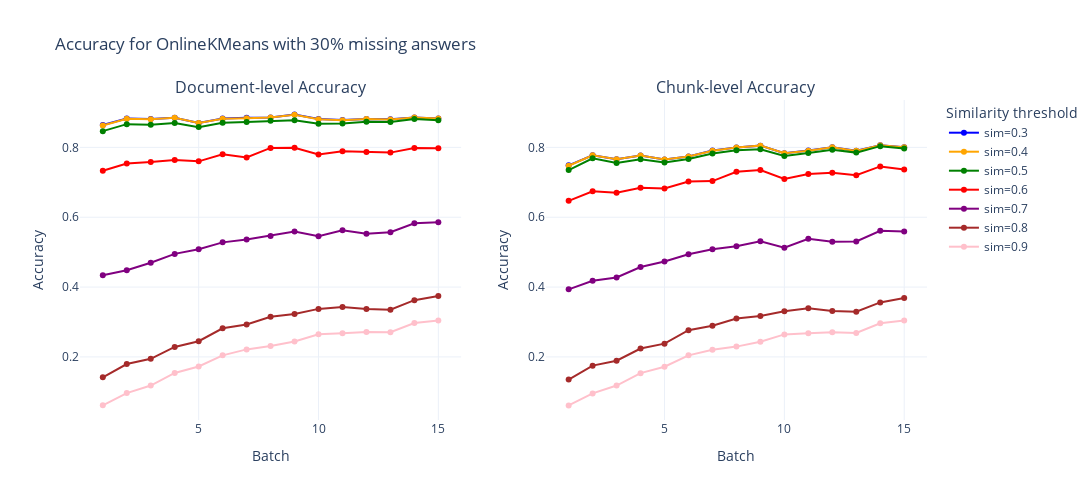
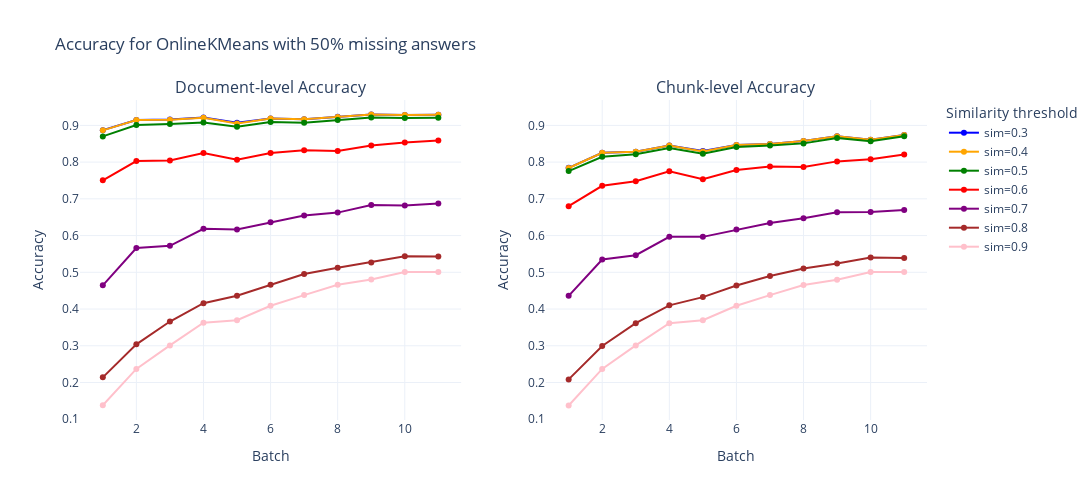
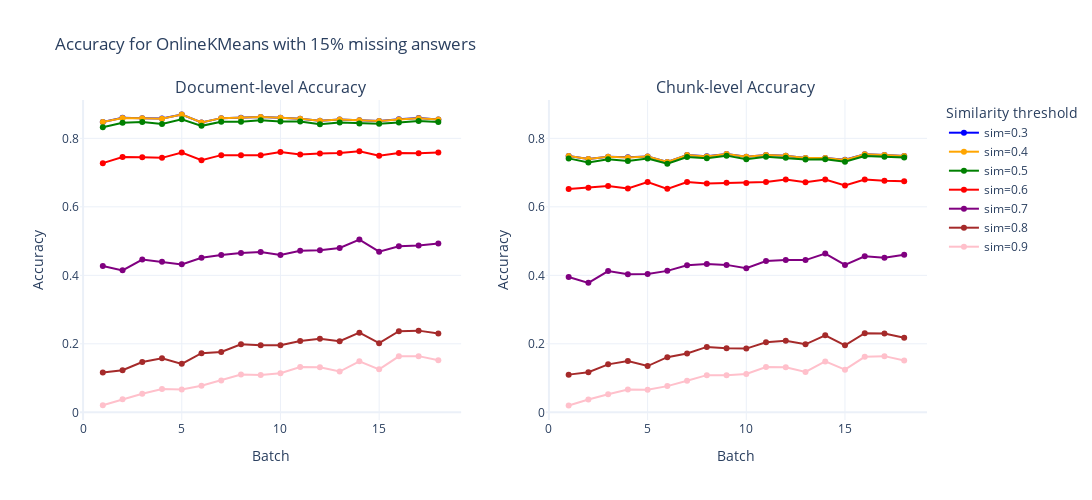
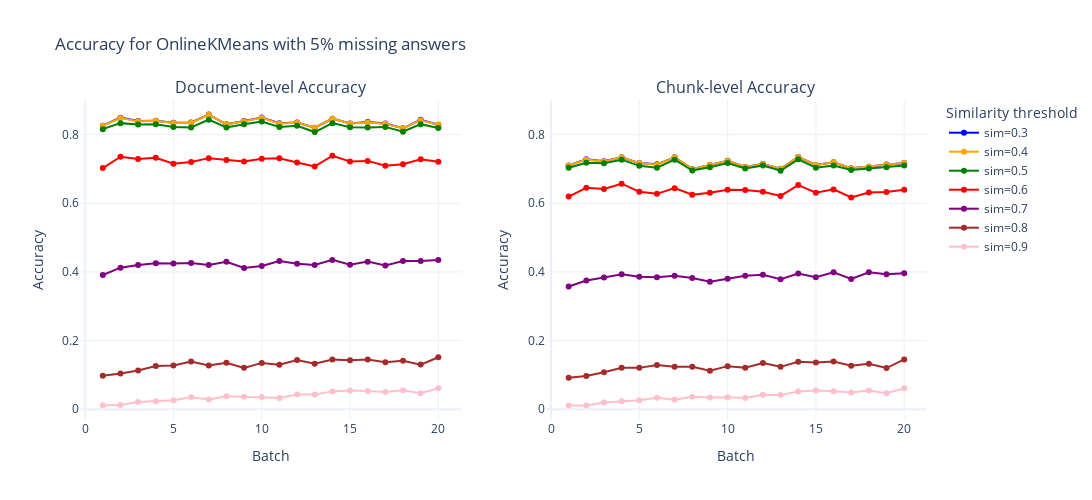

Write notebook code for charts like these, in order.
### Code cell
# --- Groups to plot ---
groups = {
    "Accuracy": ["doc_accuracy", "chunk_accuracy"],
    # "Recall": ["doc_recall", "chunk_recall"]
}

# Colors per similarity threshold
color_map = {
    0.3: "blue",
    0.4: "orange",
    0.5: "green",
    0.6: "red",
    0.7: "purple",
    0.8: "brown",
    0.9: "pink"
}


# ===========================================================
# MAIN LOOP → Create diagrams for each missing_ratio separately
# ===========================================================
for miss in missing_ratios:

    # Filter all dfs with this missing_ratio
    dfs_miss = [df for df in dfs if df["missing_ratio"].iloc[0] == miss]

    print(f"\n📊 Plotting missing_ratio = {miss} ...")

    for title, keys in groups.items():

        fig = make_subplots(
            rows=1,
            cols=2,
            subplot_titles=(f"Document-level {title}", f"Chunk-level {title}")
        )

        all_values = []

        # loop through all similarity thresholds for this missing ratio
        for df in dfs_miss:
            sim = df["similarity_threshold"].iloc[0]
            color = color_map[sim]

            # Document-level metric
            y_doc = df["metrics"].apply(lambda m: m.get(keys[0]))
            all_values.extend(y_doc.dropna())
            
            fig.add_trace(
                go.Scatter(
                    x=df["batch"],
                    y=y_doc,
                    mode="lines+markers",
                    name=f"sim={sim}",
                    line=dict(color=color)
                ),
                row=1, col=1
            )

            # Chunk-level metric
            y_chunk = df["metrics"].apply(lambda m: m.get(keys[1]))
            all_values.extend(y_chunk.dropna())

            fig.add_trace(
                go.Scatter(
                    x=df["batch"],
                    y=y_chunk,
                    mode="lines+markers",
                    name=f"sim={sim}",
                    showlegend=False,  # legend only for left plot
                    line=dict(color=color)
                ),
                row=1, col=2
            )

        # --- Dynamic y-axis scaling ---
        if all_values:
            ymin, ymax = np.min(all_values), np.max(all_values)
            padding = (ymax - ymin) * 0.05 if ymax != ymin else 0.05
            yrange = [ymin - padding, ymax + padding]
        else:
            yrange = [0.5, 1]

        fig.update_yaxes(title_text=title, range=yrange, row=1, col=1)
        fig.update_yaxes(title_text=title, range=yrange, row=1, col=2)
        fig.update_xaxes(title_text="Batch", row=1, col=1)
        fig.update_xaxes(title_text="Batch", row=1, col=2)
        if miss == "03":
            missing_str = "30%"
        elif miss == "05":
            missing_str = "50%"
        elif miss == "015":
            missing_str = "15%"
        elif miss == "005":
            missing_str = "5%"
        else:
            missing_str = miss
        
        fig.update_layout(
            title=f"{title} for OnlineKMeans with {missing_str} missing answers",
            template="plotly_white",
            width=1100,
            height=500,
            legend_title="Similarity threshold"
        )

        fig.show()

### Figure 1 — Plotly figure (JSON) as saved in the notebook; plotly's stock layout.template omitted (floating-point values rounded to 4 significant figures)
{"data": [{"line": {"color": "blue"}, "mode": "lines+markers", "name": "sim=0.3", "type": "scatter", "x": [1, 2, 3, 4, 5, 6, 7, 8, 9, 10, 11, 12, 13, 14, 15], "xaxis": "x", "y": [0.864, 0.8825, 0.881, 0.8845, 0.8695, 0.8825, 0.8845, 0.8855, 0.894, 0.881, 0.8785, 0.8815, 0.8805, 0.8855, 0.883], "yaxis": "y"}, {"line": {"color": "blue"}, "mode": "lines+markers", "name": "sim=0.3", "showlegend": false, "type": "scatter", "x": [1, 2, 3, 4, 5, 6, 7, 8, 9, 10, 11, 12, 13, 14, 15], "xaxis": "x2", "y": [0.7485, 0.7775, 0.766, 0.7765, 0.765, 0.774, 0.791, 0.7995, 0.805, 0.7835, 0.791, 0.8, 0.7905, 0.806, 0.8], "yaxis": "y2"}, {"line": {"color": "orange"}, "mode": "lines+markers", "name": "sim=0.4", "type": "scatter", "x": [1, 2, 3, 4, 5, 6, 7, 8, 9, 10, 11, 12, 13, 14, 15], "xaxis": "x", "y": [0.8625, 0.882, 0.8805, 0.8845, 0.8695, 0.882, 0.8835, 0.8855, 0.8935, 0.8805, 0.878, 0.8815, 0.88, 0.8855, 0.883], "yaxis": "y"}, {"line": {"color": "orange"}, "mode": "lines+markers", "name": "sim=0.4", "showlegend": false, "type": "scatter", "x": [1, 2, 3, 4, 5, 6, 7, 8, 9, 10, 11, 12, 13, 14, 15], "xaxis": "x2", "y": [0.7475, 0.7775, 0.766, 0.7765, 0.765, 0.774, 0.7905, 0.7995, 0.805, 0.7835, 0.7905, 0.8, 0.79, 0.806, 0.8], "yaxis": "y2"}, {"line": {"color": "green"}, "mode": "lines+markers", "name": "sim=0.5", "type": "scatter", "x": [1, 2, 3, 4, 5, 6, 7, 8, 9, 10, 11, 12, 13, 14, 15], "xaxis": "x", "y": [0.8465, 0.8665, 0.865, 0.8695, 0.858, 0.8705, 0.873, 0.876, 0.8775, 0.8675, 0.8685, 0.8735, 0.8725, 0.8815, 0.8775], "yaxis": "y"}, {"line": {"color": "green"}, "mode": "lines+markers", "name": "sim=0.5", "showlegend": false, "type": "scatter", "x": [1, 2, 3, 4, 5, 6, 7, 8, 9, 10, 11, 12, 13, 14, 15], "xaxis": "x2", "y": [0.735, 0.7685, 0.755, 0.766, 0.7565, 0.7665, 0.7825, 0.792, 0.7945, 0.7755, 0.784, 0.7935, 0.785, 0.8035, 0.7965], "yaxis": "y2"}, {"line": {"color": "red"}, "mode": "lines+markers", "name": "sim=0.6", "type": "scatter", "x": [1, 2, 3, 4, 5, 6, 7, 8, 9, 10, 11, 12, 13, 14, 15], "xaxis": "x", "y": [0.733, 0.754, 0.758, 0.764, 0.76, 0.7805, 0.771, 0.7985, 0.799, 0.7795, 0.789, 0.7865, 0.785, 0.7985, 0.7975], "yaxis": "y"}, {"line": {"color": "red"}, "mode": "lines+markers", "name": "sim=0.6", "showlegend": false, "type": "scatter", "x": [1, 2, 3, 4, 5, 6, 7, 8, 9, 10, 11, 12, 13, 14, 15], "xaxis": "x2", "y": [0.647, 0.6745, 0.67, 0.6845, 0.682, 0.7025, 0.7035, 0.73, 0.735, 0.7095, 0.724, 0.7275, 0.7205, 0.7455, 0.7365], "yaxis": "y2"}, {"line": {"color": "purple"}, "mode": "lines+markers", "name": "sim=0.7", "type": "scatter", "x": [1, 2, 3, 4, 5, 6, 7, 8, 9, 10, 11, 12, 13, 14, 15], "xaxis": "x", "y": [0.434, 0.448, 0.4695, 0.495, 0.5085, 0.528, 0.536, 0.5465, 0.559, 0.5455, 0.5625, 0.553, 0.557, 0.5825, 0.5855], "yaxis": "y"}, {"line": {"color": "purple"}, "mode": "lines+markers", "name": "sim=0.7", "showlegend": false, "type": "scatter", "x": [1, 2, 3, 4, 5, 6, 7, 8, 9, 10, 11, 12, 13, 14, 15], "xaxis": "x2", "y": [0.3935, 0.418, 0.4275, 0.4575, 0.473, 0.494, 0.5085, 0.517, 0.531, 0.5125, 0.5385, 0.5295, 0.5305, 0.561, 0.559], "yaxis": "y2"}, {"line": {"color": "brown"}, "mode": "lines+markers", "name": "sim=0.8", "type": "scatter", "x": [1, 2, 3, 4, 5, 6, 7, 8, 9, 10, 11, 12, 13, 14, 15], "xaxis": "x", "y": [0.1415, 0.1795, 0.1945, 0.2285, 0.245, 0.282, 0.293, 0.315, 0.323, 0.3375, 0.343, 0.337, 0.335, 0.3625, 0.3745], "yaxis": "y"}, {"line": {"color": "brown"}, "mode": "lines+markers", "name": "sim=0.8", "showlegend": false, "type": "scatter", "x": [1, 2, 3, 4, 5, 6, 7, 8, 9, 10, 11, 12, 13, 14, 15], "xaxis": "x2", "y": [0.135, 0.175, 0.189, 0.224, 0.238, 0.2765, 0.2895, 0.31, 0.317, 0.331, 0.339, 0.3315, 0.3295, 0.356, 0.3685], "yaxis": "y2"}, {"line": {"color": "pink"}, "mode": "lines+markers", "name": "sim=0.9", "type": "scatter", "x": [1, 2, 3, 4, 5, 6, 7, 8, 9, 10, 11, 12, 13, 14, 15], "xaxis": "x", "y": [0.0615, 0.0965, 0.118, 0.154, 0.1725, 0.2045, 0.2215, 0.231, 0.244, 0.265, 0.2675, 0.2715, 0.2705, 0.297, 0.3045], "yaxis": "y"}, {"line": {"color": "pink"}, "mode": "lines+markers", "name": "sim=0.9", "showlegend": false, "type": "scatter", "x": [1, 2, 3, 4, 5, 6, 7, 8, 9, 10, 11, 12, 13, 14, 15], "xaxis": "x2", "y": [0.061, 0.0955, 0.118, 0.1535, 0.172, 0.2045, 0.2205, 0.2295, 0.2435, 0.2645, 0.2675, 0.2705, 0.2685, 0.2965, 0.3045], "yaxis": "y2"}], "layout": {"annotations": [{"font": {"size": 16}, "showarrow": false, "text": "Document-level Accuracy", "x": 0.225, "xanchor": "center", "xref": "paper", "y": 1, "yanchor": "bottom", "yref": "paper"}, {"font": {"size": 16}, "showarrow": false, "text": "Chunk-level Accuracy", "x": 0.775, "xanchor": "center", "xref": "paper", "y": 1, "yanchor": "bottom", "yref": "paper"}], "height": 500, "legend": {"title": {"text": "Similarity threshold"}}, "title": {"text": "Accuracy for OnlineKMeans with 30% missing answers"}, "width": 1100, "xaxis": {"anchor": "y", "domain": [0, 0.45], "title": {"text": "Batch"}}, "xaxis2": {"anchor": "y2", "domain": [0.55, 1], "title": {"text": "Batch"}}, "yaxis": {"anchor": "x", "domain": [0, 1], "range": [0.01935, 0.9356], "title": {"text": "Accuracy"}}, "yaxis2": {"anchor": "x2", "domain": [0, 1], "range": [0.01935, 0.9356], "title": {"text": "Accuracy"}}}}

### Figure 2 — Plotly figure (JSON) as saved in the notebook; plotly's stock layout.template omitted (floating-point values rounded to 4 significant figures)
{"data": [{"line": {"color": "blue"}, "mode": "lines+markers", "name": "sim=0.3", "type": "scatter", "x": [1, 2, 3, 4, 5, 6, 7, 8, 9, 10, 11], "xaxis": "x", "y": [0.887, 0.9145, 0.916, 0.9215, 0.9075, 0.9185, 0.9165, 0.9235, 0.9295, 0.928, 0.929], "yaxis": "y"}, {"line": {"color": "blue"}, "mode": "lines+markers", "name": "sim=0.3", "showlegend": false, "type": "scatter", "x": [1, 2, 3, 4, 5, 6, 7, 8, 9, 10, 11], "xaxis": "x2", "y": [0.7845, 0.8255, 0.828, 0.8455, 0.8305, 0.8465, 0.8495, 0.8575, 0.8705, 0.861, 0.8735], "yaxis": "y2"}, {"line": {"color": "orange"}, "mode": "lines+markers", "name": "sim=0.4", "type": "scatter", "x": [1, 2, 3, 4, 5, 6, 7, 8, 9, 10, 11], "xaxis": "x", "y": [0.8865, 0.9145, 0.915, 0.921, 0.905, 0.9185, 0.9165, 0.923, 0.9295, 0.928, 0.929], "yaxis": "y"}, {"line": {"color": "orange"}, "mode": "lines+markers", "name": "sim=0.4", "showlegend": false, "type": "scatter", "x": [1, 2, 3, 4, 5, 6, 7, 8, 9, 10, 11], "xaxis": "x2", "y": [0.784, 0.8255, 0.828, 0.8455, 0.829, 0.8465, 0.8495, 0.8575, 0.8705, 0.861, 0.8735], "yaxis": "y2"}, {"line": {"color": "green"}, "mode": "lines+markers", "name": "sim=0.5", "type": "scatter", "x": [1, 2, 3, 4, 5, 6, 7, 8, 9, 10, 11], "xaxis": "x", "y": [0.87, 0.901, 0.904, 0.908, 0.8965, 0.909, 0.907, 0.9145, 0.9215, 0.92, 0.9205], "yaxis": "y"}, {"line": {"color": "green"}, "mode": "lines+markers", "name": "sim=0.5", "showlegend": false, "type": "scatter", "x": [1, 2, 3, 4, 5, 6, 7, 8, 9, 10, 11], "xaxis": "x2", "y": [0.7755, 0.8145, 0.8215, 0.8385, 0.823, 0.841, 0.845, 0.851, 0.8655, 0.857, 0.8705], "yaxis": "y2"}, {"line": {"color": "red"}, "mode": "lines+markers", "name": "sim=0.6", "type": "scatter", "x": [1, 2, 3, 4, 5, 6, 7, 8, 9, 10, 11], "xaxis": "x", "y": [0.7505, 0.803, 0.8045, 0.8245, 0.8065, 0.8245, 0.8325, 0.8305, 0.845, 0.8535, 0.859], "yaxis": "y"}, {"line": {"color": "red"}, "mode": "lines+markers", "name": "sim=0.6", "showlegend": false, "type": "scatter", "x": [1, 2, 3, 4, 5, 6, 7, 8, 9, 10, 11], "xaxis": "x2", "y": [0.68, 0.7355, 0.748, 0.775, 0.7535, 0.7785, 0.788, 0.7865, 0.802, 0.808, 0.8205], "yaxis": "y2"}, {"line": {"color": "purple"}, "mode": "lines+markers", "name": "sim=0.7", "type": "scatter", "x": [1, 2, 3, 4, 5, 6, 7, 8, 9, 10, 11], "xaxis": "x", "y": [0.4645, 0.566, 0.572, 0.6185, 0.6165, 0.636, 0.6545, 0.6625, 0.683, 0.682, 0.687], "yaxis": "y"}, {"line": {"color": "purple"}, "mode": "lines+markers", "name": "sim=0.7", "showlegend": false, "type": "scatter", "x": [1, 2, 3, 4, 5, 6, 7, 8, 9, 10, 11], "xaxis": "x2", "y": [0.436, 0.535, 0.5465, 0.5965, 0.5965, 0.6165, 0.6345, 0.647, 0.6635, 0.6645, 0.6695], "yaxis": "y2"}, {"line": {"color": "brown"}, "mode": "lines+markers", "name": "sim=0.8", "type": "scatter", "x": [1, 2, 3, 4, 5, 6, 7, 8, 9, 10, 11], "xaxis": "x", "y": [0.214, 0.304, 0.366, 0.416, 0.436, 0.466, 0.4955, 0.5125, 0.527, 0.5435, 0.543], "yaxis": "y"}, {"line": {"color": "brown"}, "mode": "lines+markers", "name": "sim=0.8", "showlegend": false, "type": "scatter", "x": [1, 2, 3, 4, 5, 6, 7, 8, 9, 10, 11], "xaxis": "x2", "y": [0.2085, 0.2995, 0.3615, 0.41, 0.4325, 0.464, 0.49, 0.5105, 0.524, 0.54, 0.539], "yaxis": "y2"}, {"line": {"color": "pink"}, "mode": "lines+markers", "name": "sim=0.9", "type": "scatter", "x": [1, 2, 3, 4, 5, 6, 7, 8, 9, 10, 11], "xaxis": "x", "y": [0.138, 0.237, 0.301, 0.363, 0.3695, 0.409, 0.438, 0.466, 0.4805, 0.501, 0.5005], "yaxis": "y"}, {"line": {"color": "pink"}, "mode": "lines+markers", "name": "sim=0.9", "showlegend": false, "type": "scatter", "x": [1, 2, 3, 4, 5, 6, 7, 8, 9, 10, 11], "xaxis": "x2", "y": [0.1375, 0.237, 0.301, 0.3615, 0.3695, 0.409, 0.438, 0.4655, 0.4795, 0.5005, 0.5005], "yaxis": "y2"}], "layout": {"annotations": [{"font": {"size": 16}, "showarrow": false, "text": "Document-level Accuracy", "x": 0.225, "xanchor": "center", "xref": "paper", "y": 1, "yanchor": "bottom", "yref": "paper"}, {"font": {"size": 16}, "showarrow": false, "text": "Chunk-level Accuracy", "x": 0.775, "xanchor": "center", "xref": "paper", "y": 1, "yanchor": "bottom", "yref": "paper"}], "height": 500, "legend": {"title": {"text": "Similarity threshold"}}, "title": {"text": "Accuracy for OnlineKMeans with 50% missing answers"}, "width": 1100, "xaxis": {"anchor": "y", "domain": [0, 0.45], "title": {"text": "Batch"}}, "xaxis2": {"anchor": "y2", "domain": [0.55, 1], "title": {"text": "Batch"}}, "yaxis": {"anchor": "x", "domain": [0, 1], "range": [0.0979, 0.9691], "title": {"text": "Accuracy"}}, "yaxis2": {"anchor": "x2", "domain": [0, 1], "range": [0.0979, 0.9691], "title": {"text": "Accuracy"}}}}

### Figure 3 — Plotly figure (JSON) as saved in the notebook; plotly's stock layout.template omitted (floating-point values rounded to 4 significant figures)
{"data": [{"line": {"color": "blue"}, "mode": "lines+markers", "name": "sim=0.3", "type": "scatter", "x": [1, 2, 3, 4, 5, 6, 7, 8, 9, 10, 11, 12, 13, 14, 15, 16, 17, 18], "xaxis": "x", "y": [0.848, 0.86, 0.859, 0.858, 0.8695, 0.8465, 0.859, 0.86, 0.862, 0.86, 0.8575, 0.8515, 0.855, 0.8525, 0.851, 0.8555, 0.8595, 0.855], "yaxis": "y"}, {"line": {"color": "blue"}, "mode": "lines+markers", "name": "sim=0.3", "showlegend": false, "type": "scatter", "x": [1, 2, 3, 4, 5, 6, 7, 8, 9, 10, 11, 12, 13, 14, 15, 16, 17, 18], "xaxis": "x2", "y": [0.7485, 0.7395, 0.746, 0.7445, 0.747, 0.731, 0.7515, 0.7475, 0.754, 0.746, 0.7515, 0.7495, 0.7425, 0.7425, 0.7375, 0.7535, 0.7515, 0.7485], "yaxis": "y2"}, {"line": {"color": "orange"}, "mode": "lines+markers", "name": "sim=0.4", "type": "scatter", "x": [1, 2, 3, 4, 5, 6, 7, 8, 9, 10, 11, 12, 13, 14, 15, 16, 17, 18], "xaxis": "x", "y": [0.8475, 0.8595, 0.8585, 0.857, 0.8695, 0.8465, 0.859, 0.8595, 0.862, 0.86, 0.8575, 0.8515, 0.855, 0.8525, 0.8505, 0.855, 0.859, 0.855], "yaxis": "y"}, {"line": {"color": "orange"}, "mode": "lines+markers", "name": "sim=0.4", "showlegend": false, "type": "scatter", "x": [1, 2, 3, 4, 5, 6, 7, 8, 9, 10, 11, 12, 13, 14, 15, 16, 17, 18], "xaxis": "x2", "y": [0.7485, 0.7395, 0.746, 0.744, 0.747, 0.731, 0.7515, 0.747, 0.754, 0.746, 0.7515, 0.7495, 0.7425, 0.7425, 0.737, 0.7535, 0.7515, 0.7485], "yaxis": "y2"}, {"line": {"color": "green"}, "mode": "lines+markers", "name": "sim=0.5", "type": "scatter", "x": [1, 2, 3, 4, 5, 6, 7, 8, 9, 10, 11, 12, 13, 14, 15, 16, 17, 18], "xaxis": "x", "y": [0.8325, 0.8455, 0.8475, 0.842, 0.8555, 0.8365, 0.8485, 0.8485, 0.8525, 0.849, 0.849, 0.841, 0.8465, 0.8435, 0.8425, 0.8465, 0.851, 0.8475], "yaxis": "y"}, {"line": {"color": "green"}, "mode": "lines+markers", "name": "sim=0.5", "showlegend": false, "type": "scatter", "x": [1, 2, 3, 4, 5, 6, 7, 8, 9, 10, 11, 12, 13, 14, 15, 16, 17, 18], "xaxis": "x2", "y": [0.7415, 0.7295, 0.739, 0.734, 0.741, 0.726, 0.7455, 0.742, 0.7495, 0.739, 0.7465, 0.743, 0.7385, 0.739, 0.7315, 0.7485, 0.746, 0.744], "yaxis": "y2"}, {"line": {"color": "red"}, "mode": "lines+markers", "name": "sim=0.6", "type": "scatter", "x": [1, 2, 3, 4, 5, 6, 7, 8, 9, 10, 11, 12, 13, 14, 15, 16, 17, 18], "xaxis": "x", "y": [0.7275, 0.7455, 0.7445, 0.743, 0.7585, 0.736, 0.751, 0.751, 0.7505, 0.76, 0.753, 0.756, 0.757, 0.7625, 0.7495, 0.7575, 0.7565, 0.7585], "yaxis": "y"}, {"line": {"color": "red"}, "mode": "lines+markers", "name": "sim=0.6", "showlegend": false, "type": "scatter", "x": [1, 2, 3, 4, 5, 6, 7, 8, 9, 10, 11, 12, 13, 14, 15, 16, 17, 18], "xaxis": "x2", "y": [0.652, 0.656, 0.6605, 0.6535, 0.6725, 0.6525, 0.6725, 0.6685, 0.67, 0.6695, 0.6725, 0.68, 0.672, 0.6795, 0.6625, 0.68, 0.676, 0.6745], "yaxis": "y2"}, {"line": {"color": "purple"}, "mode": "lines+markers", "name": "sim=0.7", "type": "scatter", "x": [1, 2, 3, 4, 5, 6, 7, 8, 9, 10, 11, 12, 13, 14, 15, 16, 17, 18], "xaxis": "x", "y": [0.4275, 0.4145, 0.446, 0.44, 0.432, 0.4515, 0.4595, 0.465, 0.468, 0.4595, 0.4715, 0.473, 0.48, 0.5045, 0.469, 0.485, 0.487, 0.493], "yaxis": "y"}, {"line": {"color": "purple"}, "mode": "lines+markers", "name": "sim=0.7", "showlegend": false, "type": "scatter", "x": [1, 2, 3, 4, 5, 6, 7, 8, 9, 10, 11, 12, 13, 14, 15, 16, 17, 18], "xaxis": "x2", "y": [0.395, 0.378, 0.4125, 0.4035, 0.404, 0.413, 0.4295, 0.433, 0.4305, 0.421, 0.4415, 0.4445, 0.4445, 0.4635, 0.4305, 0.4555, 0.451, 0.46], "yaxis": "y2"}, {"line": {"color": "brown"}, "mode": "lines+markers", "name": "sim=0.8", "type": "scatter", "x": [1, 2, 3, 4, 5, 6, 7, 8, 9, 10, 11, 12, 13, 14, 15, 16, 17, 18], "xaxis": "x", "y": [0.116, 0.123, 0.147, 0.1575, 0.1415, 0.1725, 0.176, 0.1985, 0.196, 0.196, 0.208, 0.2145, 0.2075, 0.2325, 0.202, 0.237, 0.2385, 0.23], "yaxis": "y"}, {"line": {"color": "brown"}, "mode": "lines+markers", "name": "sim=0.8", "showlegend": false, "type": "scatter", "x": [1, 2, 3, 4, 5, 6, 7, 8, 9, 10, 11, 12, 13, 14, 15, 16, 17, 18], "xaxis": "x2", "y": [0.11, 0.117, 0.14, 0.1495, 0.135, 0.161, 0.1715, 0.191, 0.187, 0.186, 0.2045, 0.209, 0.1985, 0.225, 0.1955, 0.231, 0.23, 0.218], "yaxis": "y2"}, {"line": {"color": "pink"}, "mode": "lines+markers", "name": "sim=0.9", "type": "scatter", "x": [1, 2, 3, 4, 5, 6, 7, 8, 9, 10, 11, 12, 13, 14, 15, 16, 17, 18], "xaxis": "x", "y": [0.0205, 0.038, 0.054, 0.068, 0.0665, 0.0775, 0.093, 0.1105, 0.109, 0.114, 0.1325, 0.1315, 0.119, 0.149, 0.1255, 0.1635, 0.164, 0.152], "yaxis": "y"}, {"line": {"color": "pink"}, "mode": "lines+markers", "name": "sim=0.9", "showlegend": false, "type": "scatter", "x": [1, 2, 3, 4, 5, 6, 7, 8, 9, 10, 11, 12, 13, 14, 15, 16, 17, 18], "xaxis": "x2", "y": [0.02, 0.0375, 0.0525, 0.0665, 0.066, 0.0765, 0.092, 0.1085, 0.108, 0.112, 0.132, 0.1315, 0.118, 0.1485, 0.1245, 0.162, 0.164, 0.1515], "yaxis": "y2"}], "layout": {"annotations": [{"font": {"size": 16}, "showarrow": false, "text": "Document-level Accuracy", "x": 0.225, "xanchor": "center", "xref": "paper", "y": 1, "yanchor": "bottom", "yref": "paper"}, {"font": {"size": 16}, "showarrow": false, "text": "Chunk-level Accuracy", "x": 0.775, "xanchor": "center", "xref": "paper", "y": 1, "yanchor": "bottom", "yref": "paper"}], "height": 500, "legend": {"title": {"text": "Similarity threshold"}}, "title": {"text": "Accuracy for OnlineKMeans with 15% missing answers"}, "width": 1100, "xaxis": {"anchor": "y", "domain": [0, 0.45], "title": {"text": "Batch"}}, "xaxis2": {"anchor": "y2", "domain": [0.55, 1], "title": {"text": "Batch"}}, "yaxis": {"anchor": "x", "domain": [0, 1], "range": [-0.02248, 0.912], "title": {"text": "Accuracy"}}, "yaxis2": {"anchor": "x2", "domain": [0, 1], "range": [-0.02248, 0.912], "title": {"text": "Accuracy"}}}}

### Figure 4 — Plotly figure (JSON) as saved in the notebook; plotly's stock layout.template omitted (floating-point values rounded to 4 significant figures)
{"data": [{"line": {"color": "blue"}, "mode": "lines+markers", "name": "sim=0.3", "type": "scatter", "x": [1, 2, 3, 4, 5, 6, 7, 8, 9, 10, 11, 12, 13, 14, 15, 16, 17, 18, 19, 20], "xaxis": "x", "y": [0.826, 0.8495, 0.8395, 0.8405, 0.8345, 0.8355, 0.8585, 0.83, 0.8395, 0.85, 0.833, 0.835, 0.82, 0.8465, 0.8325, 0.8365, 0.8325, 0.8185, 0.843, 0.829], "yaxis": "y"}, {"line": {"color": "blue"}, "mode": "lines+markers", "name": "sim=0.3", "showlegend": false, "type": "scatter", "x": [1, 2, 3, 4, 5, 6, 7, 8, 9, 10, 11, 12, 13, 14, 15, 16, 17, 18, 19, 20], "xaxis": "x2", "y": [0.71, 0.7285, 0.7225, 0.734, 0.717, 0.7135, 0.734, 0.7, 0.7115, 0.724, 0.7055, 0.7145, 0.7005, 0.735, 0.7115, 0.7195, 0.702, 0.7065, 0.713, 0.717], "yaxis": "y2"}, {"line": {"color": "orange"}, "mode": "lines+markers", "name": "sim=0.4", "type": "scatter", "x": [1, 2, 3, 4, 5, 6, 7, 8, 9, 10, 11, 12, 13, 14, 15, 16, 17, 18, 19, 20], "xaxis": "x", "y": [0.826, 0.8485, 0.839, 0.8405, 0.834, 0.8345, 0.858, 0.83, 0.839, 0.849, 0.8325, 0.8345, 0.82, 0.8465, 0.8325, 0.8355, 0.8315, 0.8185, 0.842, 0.829], "yaxis": "y"}, {"line": {"color": "orange"}, "mode": "lines+markers", "name": "sim=0.4", "showlegend": false, "type": "scatter", "x": [1, 2, 3, 4, 5, 6, 7, 8, 9, 10, 11, 12, 13, 14, 15, 16, 17, 18, 19, 20], "xaxis": "x2", "y": [0.71, 0.7275, 0.722, 0.734, 0.717, 0.7125, 0.734, 0.7, 0.7115, 0.7235, 0.7055, 0.7145, 0.7005, 0.735, 0.7115, 0.7195, 0.702, 0.7065, 0.712, 0.717], "yaxis": "y2"}, {"line": {"color": "green"}, "mode": "lines+markers", "name": "sim=0.5", "type": "scatter", "x": [1, 2, 3, 4, 5, 6, 7, 8, 9, 10, 11, 12, 13, 14, 15, 16, 17, 18, 19, 20], "xaxis": "x", "y": [0.816, 0.8335, 0.8295, 0.8305, 0.822, 0.821, 0.8435, 0.821, 0.8305, 0.838, 0.822, 0.826, 0.8075, 0.8335, 0.8215, 0.8205, 0.8225, 0.8085, 0.8305, 0.819], "yaxis": "y"}, {"line": {"color": "green"}, "mode": "lines+markers", "name": "sim=0.5", "showlegend": false, "type": "scatter", "x": [1, 2, 3, 4, 5, 6, 7, 8, 9, 10, 11, 12, 13, 14, 15, 16, 17, 18, 19, 20], "xaxis": "x2", "y": [0.7035, 0.718, 0.7165, 0.727, 0.709, 0.7035, 0.727, 0.6955, 0.705, 0.717, 0.7015, 0.71, 0.695, 0.728, 0.7035, 0.71, 0.697, 0.701, 0.705, 0.71], "yaxis": "y2"}, {"line": {"color": "red"}, "mode": "lines+markers", "name": "sim=0.6", "type": "scatter", "x": [1, 2, 3, 4, 5, 6, 7, 8, 9, 10, 11, 12, 13, 14, 15, 16, 17, 18, 19, 20], "xaxis": "x", "y": [0.7025, 0.7355, 0.729, 0.7325, 0.715, 0.7205, 0.7315, 0.726, 0.7215, 0.73, 0.731, 0.719, 0.7075, 0.7385, 0.722, 0.7235, 0.7095, 0.714, 0.7285, 0.721], "yaxis": "y"}, {"line": {"color": "red"}, "mode": "lines+markers", "name": "sim=0.6", "showlegend": false, "type": "scatter", "x": [1, 2, 3, 4, 5, 6, 7, 8, 9, 10, 11, 12, 13, 14, 15, 16, 17, 18, 19, 20], "xaxis": "x2", "y": [0.6195, 0.645, 0.6415, 0.657, 0.6335, 0.6275, 0.644, 0.625, 0.6305, 0.6395, 0.6385, 0.6335, 0.6215, 0.653, 0.631, 0.6405, 0.617, 0.6315, 0.633, 0.6395], "yaxis": "y2"}, {"line": {"color": "purple"}, "mode": "lines+markers", "name": "sim=0.7", "type": "scatter", "x": [1, 2, 3, 4, 5, 6, 7, 8, 9, 10, 11, 12, 13, 14, 15, 16, 17, 18, 19, 20], "xaxis": "x", "y": [0.391, 0.4125, 0.4205, 0.4255, 0.4245, 0.426, 0.4205, 0.4295, 0.4115, 0.4175, 0.432, 0.4235, 0.42, 0.435, 0.421, 0.43, 0.419, 0.432, 0.432, 0.435], "yaxis": "y"}, {"line": {"color": "purple"}, "mode": "lines+markers", "name": "sim=0.7", "showlegend": false, "type": "scatter", "x": [1, 2, 3, 4, 5, 6, 7, 8, 9, 10, 11, 12, 13, 14, 15, 16, 17, 18, 19, 20], "xaxis": "x2", "y": [0.3575, 0.375, 0.384, 0.3935, 0.386, 0.3845, 0.389, 0.3825, 0.3715, 0.38, 0.389, 0.392, 0.3785, 0.3955, 0.3845, 0.399, 0.3795, 0.399, 0.393, 0.396], "yaxis": "y2"}, {"line": {"color": "brown"}, "mode": "lines+markers", "name": "sim=0.8", "type": "scatter", "x": [1, 2, 3, 4, 5, 6, 7, 8, 9, 10, 11, 12, 13, 14, 15, 16, 17, 18, 19, 20], "xaxis": "x", "y": [0.0975, 0.104, 0.113, 0.126, 0.1275, 0.139, 0.1275, 0.1355, 0.1205, 0.135, 0.1295, 0.1435, 0.1325, 0.145, 0.143, 0.145, 0.137, 0.1415, 0.13, 0.1515], "yaxis": "y"}, {"line": {"color": "brown"}, "mode": "lines+markers", "name": "sim=0.8", "showlegend": false, "type": "scatter", "x": [1, 2, 3, 4, 5, 6, 7, 8, 9, 10, 11, 12, 13, 14, 15, 16, 17, 18, 19, 20], "xaxis": "x2", "y": [0.092, 0.097, 0.1075, 0.1205, 0.1205, 0.129, 0.1235, 0.124, 0.112, 0.1255, 0.121, 0.1345, 0.1235, 0.138, 0.136, 0.139, 0.127, 0.1325, 0.12, 0.145], "yaxis": "y2"}, {"line": {"color": "pink"}, "mode": "lines+markers", "name": "sim=0.9", "type": "scatter", "x": [1, 2, 3, 4, 5, 6, 7, 8, 9, 10, 11, 12, 13, 14, 15, 16, 17, 18, 19, 20], "xaxis": "x", "y": [0.0115, 0.012, 0.021, 0.023, 0.0265, 0.035, 0.0285, 0.0375, 0.036, 0.0355, 0.033, 0.043, 0.043, 0.052, 0.0545, 0.053, 0.05, 0.055, 0.0465, 0.061], "yaxis": "y"}, {"line": {"color": "pink"}, "mode": "lines+markers", "name": "sim=0.9", "showlegend": false, "type": "scatter", "x": [1, 2, 3, 4, 5, 6, 7, 8, 9, 10, 11, 12, 13, 14, 15, 16, 17, 18, 19, 20], "xaxis": "x2", "y": [0.011, 0.011, 0.0195, 0.023, 0.026, 0.0335, 0.028, 0.0365, 0.0345, 0.035, 0.0325, 0.042, 0.0415, 0.052, 0.0545, 0.0525, 0.049, 0.0545, 0.0465, 0.061], "yaxis": "y2"}], "layout": {"annotations": [{"font": {"size": 16}, "showarrow": false, "text": "Document-level Accuracy", "x": 0.225, "xanchor": "center", "xref": "paper", "y": 1, "yanchor": "bottom", "yref": "paper"}, {"font": {"size": 16}, "showarrow": false, "text": "Chunk-level Accuracy", "x": 0.775, "xanchor": "center", "xref": "paper", "y": 1, "yanchor": "bottom", "yref": "paper"}], "height": 500, "legend": {"title": {"text": "Similarity threshold"}}, "title": {"text": "Accuracy for OnlineKMeans with 5% missing answers"}, "width": 1100, "xaxis": {"anchor": "y", "domain": [0, 0.45], "title": {"text": "Batch"}}, "xaxis2": {"anchor": "y2", "domain": [0.55, 1], "title": {"text": "Batch"}}, "yaxis": {"anchor": "x", "domain": [0, 1], "range": [-0.03138, 0.9009], "title": {"text": "Accuracy"}}, "yaxis2": {"anchor": "x2", "domain": [0, 1], "range": [-0.03138, 0.9009], "title": {"text": "Accuracy"}}}}
